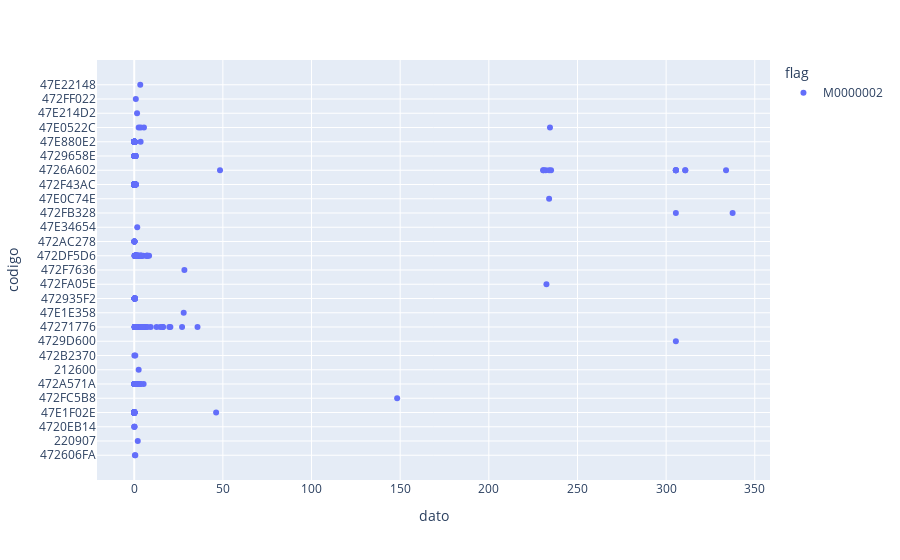

The notebook cell this image was saved under:
### Code cell
px.scatter(dsTrain[dsTrain['flag']=='M0000002'],x='dato', y='codigo', color='flag')

### Figure 1 — Plotly figure (JSON) as saved in the notebook; plotly's stock layout.template omitted (floating-point values rounded to 4 significant figures; data arrays with more than 128 entries replaced by an {"elided": "..."} marker saying what was removed)
{"data": [{"hovertemplate": "flag=M0000002<br>dato=%{x}<br>codigo=%{y}<extra></extra>", "legendgroup": "M0000002", "marker": {"color": "#636efa", "symbol": "circle"}, "mode": "markers", "name": "M0000002", "orientation": "h", "showlegend": true, "type": "scatter", "x": {"elided": "614 float values"}, "xaxis": "x", "y": {"elided": "614 str values"}, "yaxis": "y"}], "layout": {"autosize": true, "legend": {"title": {"text": "flag"}, "tracegroupgap": 0}, "margin": {"t": 60}, "xaxis": {"anchor": "y", "autorange": true, "domain": [0, 1], "range": [-20.47, 358.1], "title": {"text": "dato"}, "type": "linear"}, "yaxis": {"anchor": "x", "autorange": true, "domain": [0, 1], "range": [-2.013, 28.01], "title": {"text": "codigo"}, "type": "category"}}}
